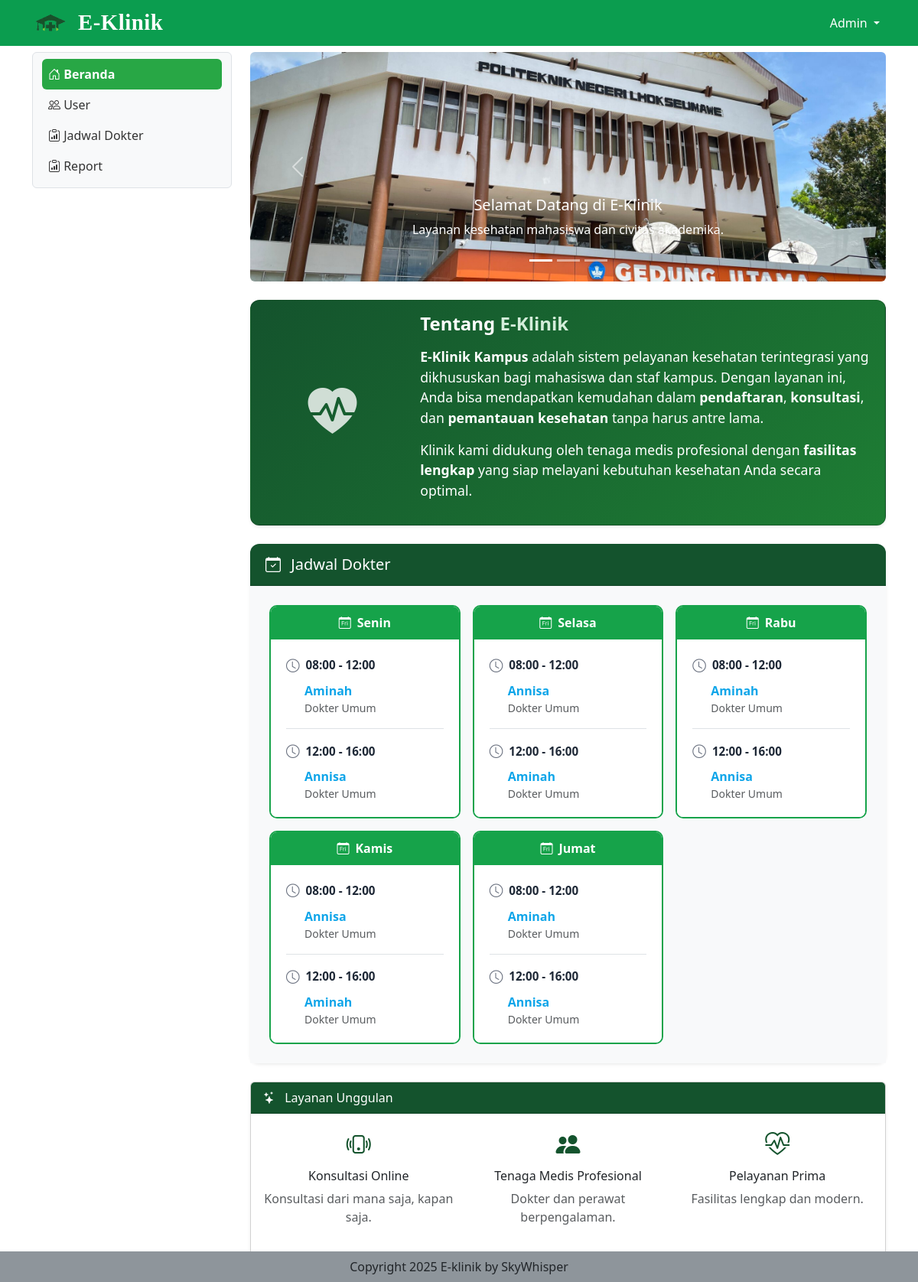
The app's page /beranda (signed in) with its own data.
### tables this page shows
CREATE TABLE `jadwal_petugas_klinik` (
  `id_jadwal` int(11) NOT NULL,
  `id_petugas` varchar(50) NOT NULL,
  `hari` varchar(20) NOT NULL,
  `jam_mulai` time NOT NULL,
  `jam_selesai` time NOT NULL
);

CREATE TABLE `petugas_klinik` (
  `id_petugas` varchar(50) NOT NULL,
  `nama` varchar(100) DEFAULT NULL,
  `jenis_kelamin` enum('Laki-laki','Perempuan') DEFAULT NULL,
  `spesialis` varchar(100) DEFAULT NULL,
  `no_hp` varchar(20) DEFAULT NULL,
  `alamat` text DEFAULT NULL
);

### beranda.php (the view, shortened to what this page needs)
<?php
include "proses/connect.php";
?>
<div class="col-lg-9 mt-2">
    <div id="carouselExampleCaptions" class="carousel slide mb-4" data-bs-ride="carousel">
        <div class="carousel-indicators">
            <button type="button" data-bs-target="#carouselExampleCaptions" data-bs-slide-to="0" class="active"
                aria-current="true" aria-label="Slide 1"></button>
            <button type="button" data-bs-target="#carouselExampleCaptions" data-bs-slide-to="1"
                aria-label="Slide 2"></button>
            <button type="button" data-bs-target="#carouselExampleCaptions" data-bs-slide-to="2"
                aria-label="Slide 3"></button>
        </div>
        <div class="carousel-inner rounded">
            <div class="carousel-item active">
                <img src="assets/img/poli2.jpg" class="d-block w-100" style="height: 300px; object-fit: cover;">
                <div class="carousel-caption d-none d-md-block">
                    <h5>Selamat Datang di E-Klinik</h5>
                    <p>Layanan kesehatan mahasiswa dan civitas akademika.</p>
                </div>
            </div>
        </div>
        <button class="carousel-control-prev" type="button" data-bs-target="#carouselExampleCaptions"
            data-bs-slide="prev">
            <span class="carousel-control-prev-icon" aria-hidden="true"></span>
        </button>
        <button class="carousel-control-next" type="button" data-bs-target="#carouselExampleCaptions"
            data-bs-slide="next">
            <span class="carousel-control-next-icon" aria-hidden="true"></span>
        </button>
    </div>
    <div class="card shadow-sm mb-4" style="background: linear-gradient(135deg, #14532d 0%, #1e7e34 100%); border-radius: 12px; color: white;">
        <div class="card-body">
            <div class="row align-items-center">
                <div class="col-md-3 text-center">
                    <i class="bi bi-heart-pulse-fill" style="font-size: 4rem; opacity: 0.8;"></i>
                </div>
                <div class="col-md-9">
                    <h4 class="mb-3 fw-bold">Tentang <span style="color:#d4edda;">E-Klinik</span></h4>
                    <p style="font-size: 1.1rem;">
                        <strong>E-Klinik Kampus</strong> adalah sistem pelayanan kesehatan terintegrasi yang dikhususkan bagi mahasiswa dan staf kampus.
                        Dengan layanan ini, Anda bisa mendapatkan kemudahan dalam <span class="fw-semibold">pendaftaran</span>, <span class="fw-semibold">konsultasi</span>, dan <span class="fw-semibold">pemantauan kesehatan</span> tanpa harus antre lama.
                    </p>
                    <p style="font-size: 1.1rem;">
                        Klinik kami didukung oleh tenaga medis profesional dengan <span class="fw-semibold">fasilitas lengkap</span> yang siap melayani kebutuhan kesehatan Anda secara optimal.
                    </p>
                </div>
            </div>
        </div>
    </div>
    <div class="card shadow-sm mb-4" style="border: none; border-radius: 12px;">
        <div class="card-header text-white" style="background-color: #14532d; border-radius: 12px 12px 0 0; padding: 15px 20px;">
            <h5 class="mb-0"><i class="bi bi-calendar-check me-2"></i> Jadwal Dokter</h5>
        </div>
        <div class="card-body" style="background-color: #f8f9fa; padding: 25px;">
            <?php
            $query_jadwal_detail = mysqli_query($conn, "
                SELECT j.hari, j.jam_mulai, j.jam_selesai, pk.nama, pk.spesialis
                FROM jadwal_petugas_klinik j
                INNER JOIN petugas_klinik pk ON j.id_petugas = pk.id_petugas
                ORDER BY FIELD(j.hari, 'Senin', 'Selasa', 'Rabu', 'Kamis', 'Jumat'), j.jam_mulai
            ");
            $jadwal_per_hari = [];
            while ($row = mysqli_fetch_assoc($query_jadwal_detail)) {
                $jadwal_per_hari[$row['hari']][] = $row;
            }
            if (empty($jadwal_per_hari)): ?>
                <div class="text-center py-5">
                    <i class="bi bi-calendar-x fs-1 text-muted"></i>
                    <p class="text-muted mt-2">Belum ada jadwal dokter tersedia</p>
                </div>
            <?php else: ?>
                <div class="row g-3">
                    <?php
                    $hari_kerja = ['Senin', 'Selasa', 'Rabu', 'Kamis', 'Jumat'];
                    foreach ($hari_kerja as $hari):
                        if (isset($jadwal_per_hari[$hari])):
                    ?>
                    <div class="col-md-6 col-lg-4">
                        <div class="card h-100" style="border: 2px solid #16a34a; border-radius: 10px; overflow: hidden;">
                            <div class="card-header text-white text-center" style="background-color: #16a34a; padding: 12px; border: none;">
                                <h6 class="mb-0 fw-bold"><i class="bi bi-calendar-day me-2"></i><?= $hari ?></h6>
                            </div>
                            <div class="card-body bg-white" style="padding: 20px;">
                                <?php
                                $count = count($jadwal_per_hari[$hari]);
                                $index = 0;
                                foreach ($jadwal_per_hari[$hari] as $jadwal):
                                    $index++;
                                ?>
                                <div class="<?= $index < $count ? 'mb-3 pb-3 border-bottom' : '' ?>">
                                    <div class="d-flex align-items-center mb-2">
                                        <i class="bi bi-clock" style="color: #6b7280; font-size: 1.1rem;"></i>
                                        <span class="ms-2 fw-bold" style="color: #1f2937; font-size: 0.95rem;">
                                            <?= substr($jadwal['jam_mulai'], 0, 5) ?> - <?= substr($jadwal['jam_selesai'], 0, 5) ?>
                                        </span>
                                    </div>
                                    <div class="ms-4">
                                        <div class="fw-bold" style="color: #0ea5e9; font-size: 1rem;">
                                            <?= htmlspecialchars($jadwal['nama']) ?>
                                        </div>
                                        <div class="text-muted" style="font-size: 0.875rem;">
                                            <?= htmlspecialchars($jadwal['spesialis']) ?>
                                        </div>
                                    </div>
                                </div>
                                <?php endforeach; ?>
                            </div>
                        </div>
                    </div>
                    <?php
                        endif;
                    endforeach;
                    ?>
                </div>
            <?php endif; ?>
        </div>
    </div>
    <div class="card shadow-sm mt-4 mb-4">
        <div class="card-header text-white" style="background-color: #14532d;">
            <i class="bi bi-stars me-2"></i> Layanan Unggulan
        </div>
        <div class="card-body">
            <div class="row text-center">
                <div class="col-md-4 mb-3">
                    <i class="bi bi-phone-vibrate" style="font-size: 2rem; color:#14532d;"></i>
                    <h6 class="mt-2">Konsultasi Online</h6>
                    <p class="text-muted">Konsultasi dari mana saja, kapan saja.</p>
                </div>
                <div class="col-md-4 mb-3">
                    <i class="bi bi-people-fill" style="font-size: 2rem; color:#14532d;"></i>
                    <h6 class="mt-2">Tenaga Medis Profesional</h6>
                    <p class="text-muted">Dokter dan perawat berpengalaman.</p>
                </div>
                <div class="col-md-4 mb-3">
                    <i class="bi bi-heart-pulse" style="font-size: 2rem; color:#14532d;"></i>
                    <h6 class="mt-2">Pelayanan Prima</h6>
                    <p class="text-muted">Fasilitas lengkap dan modern.</p>
                </div>
            </div>
        </div>
    </div>
</div>

### assets/css/style.css (style rules this page uses)
body { height: 100%; }

### records on screen
jadwal_petugas_klinik: jam_mulai "08:00", jam_selesai "12:00", id_petugas.nama "Aminah", id_petugas.spesialis "Dokter Umum"
jadwal_petugas_klinik: jam_mulai "12:00", jam_selesai "16:00", id_petugas.nama "Annisa", id_petugas.spesialis "Dokter Umum"
jadwal_petugas_klinik: jam_mulai "08:00", jam_selesai "12:00", id_petugas.nama "Annisa", id_petugas.spesialis "Dokter Umum"
jadwal_petugas_klinik: jam_mulai "12:00", jam_selesai "16:00", id_petugas.nama "Aminah", id_petugas.spesialis "Dokter Umum"
jadwal_petugas_klinik: jam_mulai "08:00", jam_selesai "12:00", id_petugas.nama "Aminah", id_petugas.spesialis "Dokter Umum"
jadwal_petugas_klinik: jam_mulai "12:00", jam_selesai "16:00", id_petugas.nama "Annisa", id_petugas.spesialis "Dokter Umum"
jadwal_petugas_klinik: jam_mulai "08:00", jam_selesai "12:00", id_petugas.nama "Annisa", id_petugas.spesialis "Dokter Umum"
jadwal_petugas_klinik: jam_mulai "12:00", jam_selesai "16:00", id_petugas.nama "Aminah", id_petugas.spesialis "Dokter Umum"
jadwal_petugas_klinik: jam_mulai "08:00", jam_selesai "12:00", id_petugas.nama "Aminah", id_petugas.spesialis "Dokter Umum"
jadwal_petugas_klinik: jam_mulai "12:00", jam_selesai "16:00", id_petugas.nama "Annisa", id_petugas.spesialis "Dokter Umum"

### other values on screen
$_SESSION['nama_eklinik'] "Admin"
$hari "Senin"
$hari "Selasa"
$hari "Rabu"
$hari "Kamis"
$hari "Jumat"
